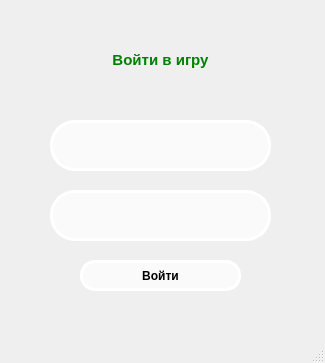
<?xml version="1.0" encoding="UTF-8"?>
<ui version="4.0">
 <class>MainWindow</class>
 <widget class="QMainWindow" name="MainWindow">
  <property name="geometry">
   <rect>
    <x>0</x>
    <y>0</y>
    <width>325</width>
    <height>363</height>
   </rect>
  </property>
  <property name="windowTitle">
   <string>MainWindow</string>
  </property>
  <property name="styleSheet">
   <string notr="true">QLineEdit{
	border: 3px solid #fff;
	font-weight: bold;
	color: green;
	font-size: 14px;
	background: rgba(255, 255, 255, 0.7);
	border-radius: 25px;
	text-align: center;	
}
QPushButton{
	border: 3px solid #fff;
	font-weight: bold;
	border-radius: 15px;
	background: rgba(255, 255, 255, 0.7);
}
QPushButton:hover{
	background-color: silver;

}
</string>
  </property>
  <widget class="QWidget" name="centralwidget">
   <widget class="QLabel" name="label">
    <property name="geometry">
     <rect>
      <x>50</x>
      <y>30</y>
      <width>221</width>
      <height>61</height>
     </rect>
    </property>
    <property name="styleSheet">
     <string notr="true">text-align: center;
font-size: 14px;
font-weight: bold;
color: green;</string>
    </property>
    <property name="text">
     <string>&lt;html&gt;&lt;head/&gt;&lt;body&gt;&lt;p align=&quot;center&quot;&gt;&lt;span style=&quot; font-size:11pt;&quot;&gt;Войти в игру&lt;/span&gt;&lt;/p&gt;&lt;/body&gt;&lt;/html&gt;</string>
    </property>
   </widget>
   <widget class="QLineEdit" name="game_password">
    <property name="enabled">
     <bool>true</bool>
    </property>
    <property name="geometry">
     <rect>
      <x>50</x>
      <y>190</y>
      <width>221</width>
      <height>51</height>
     </rect>
    </property>
   </widget>
   <widget class="QLineEdit" name="game_id">
    <property name="geometry">
     <rect>
      <x>50</x>
      <y>120</y>
      <width>221</width>
      <height>51</height>
     </rect>
    </property>
   </widget>
   <widget class="QPushButton" name="join">
    <property name="geometry">
     <rect>
      <x>80</x>
      <y>260</y>
      <width>161</width>
      <height>31</height>
     </rect>
    </property>
    <property name="text">
     <string>Войти</string>
    </property>
   </widget>
  </widget>
  <widget class="QMenuBar" name="menubar">
   <property name="geometry">
    <rect>
     <x>0</x>
     <y>0</y>
     <width>325</width>
     <height>20</height>
    </rect>
   </property>
  </widget>
  <widget class="QStatusBar" name="statusbar"/>
 </widget>
 <resources/>
 <connections/>
</ui>
